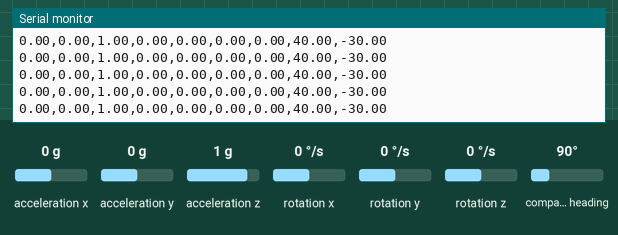
This sketch was run on a simulated Arduino Nano 33 BLE. On the bench: the last lines printed to the serial monitor. The test bench sets the inputs (shaded band); at power-on: acceleration x 0 g, rotation x 0 °/s, acceleration y 0 g, acceleration z 1 g, rotation y 0 °/s, rotation z 0 °/s, compass heading 90°.

Above: at 1.2 s.
1.3 s: acceleration x set to -1.4 g
At 2.4 s:
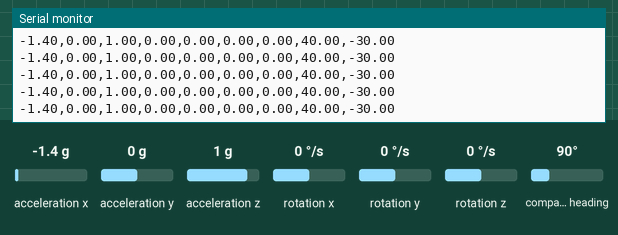
2.8 s: rotation x set to -192 °/s
At 3.4 s:
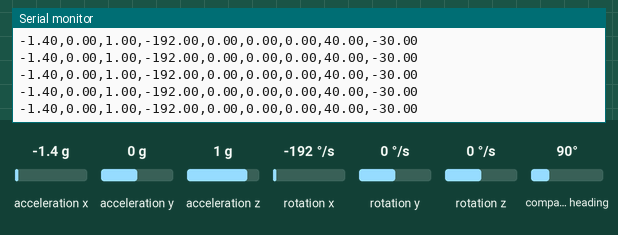
5.8 s: acceleration x set to 0 g
At 6.5 s:
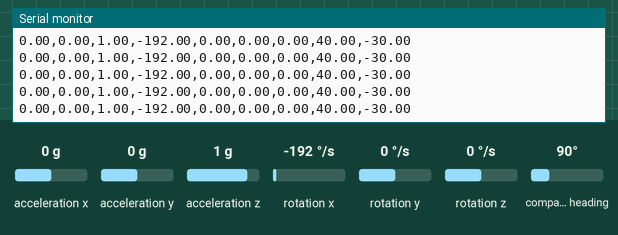
8.8 s: acceleration y set to -1.4 g
At 9.6 s:
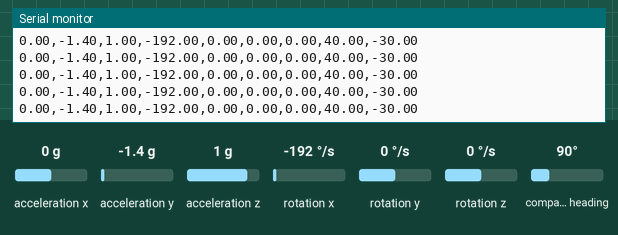

Measured:
- after the input at 1.3 s, the serial monitor: prints a new line at once (image 1)
- after the input at 2.8 s, the serial monitor: prints a new line at once (image 2)
- after the input at 5.8 s, the serial monitor: prints a new line at once (image 3)
- after the input at 8.8 s, the serial monitor: prints a new line at once (image 4)

The sketch:

Arduino_Raw_Data_Serial.ino
```cpp
/*
  Arduino Nano 33 BLE with LSM9DS1

  This example reads the gyroscope, accelerometer, and magnometer values
  from the LSM9DS1 sensor and outputs them to the serial bus.

  Created 23 Feb 2021
  By Miller Sakmar
*/

#include <Arduino_LSM9DS1.h>

float ax, ay, az, gx, gy, gz, mx, my, mz;

void setup() {
  Serial.begin(115200); //serial to display data

  while (!Serial);
  Serial.println("Started");

  if (!IMU.begin()) {
    Serial.println("Failed to initialize IMU!");
    while (1);
  }
}


void loop() {

  if (IMU.accelerationAvailable()) {
    IMU.readAcceleration(ax, ay, az);   //update acceleration
  }

  if (IMU.gyroscopeAvailable()) {
    IMU.readGyroscope(gx, gy, gz);      //update gyroscope
  }


  if (IMU.magneticFieldAvailable()) {
    IMU.readMagneticField(mx, my, mz);  //update magnometer
  }

  Serial.print(ax);
  Serial.print(',');
  Serial.print(ay);
  Serial.print(',');
  Serial.print(az);
  Serial.print(',');
  Serial.print(gx);
  Serial.print(',');
  Serial.print(gy);
  Serial.print(',');
  Serial.print(gz);
  Serial.print(',');
  Serial.print(mx);
  Serial.print(',');
  Serial.print(my);
  Serial.print(',');
  Serial.println(mz);
}
```
